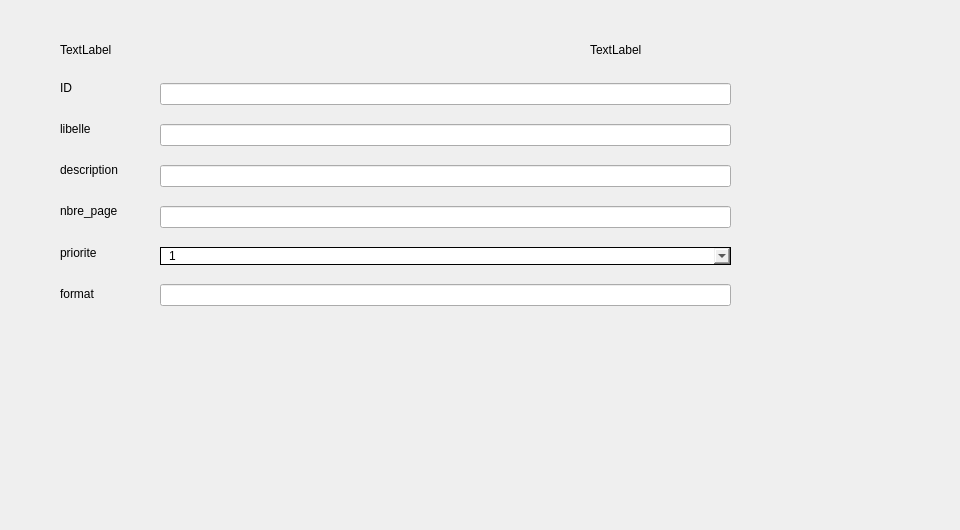
      <widget class="QWidget" name="tab">
       <attribute name="title">
        <string>ajouter article</string>
       </attribute>
       <widget class="QLabel" name="DigitalClock_3">
        <property name="geometry">
         <rect>
          <x>590</x>
          <y>40</y>
          <width>81</width>
          <height>20</height>
         </rect>
        </property>
        <property name="styleSheet">
         <string notr="true">color: rgb(0, 0, 0);</string>
        </property>
        <property name="text">
         <string>TextLabel</string>
        </property>
       </widget>
       <widget class="QPushButton" name="return_2">
        <property name="geometry">
         <rect>
          <x>690</x>
          <y>350</y>
          <width>91</width>
          <height>23</height>
         </rect>
        </property>
        <property name="styleSheet">
         <string notr="true">background-color: transparent;
background: none;
border: none;
background-repeat: none;
border-image: url(:/img_mus/return.png);</string>
        </property>
        <property name="text">
         <string/>
        </property>
       </widget>
       <widget class="QWidget" name="verticalLayoutWidget">
        <property name="geometry">
         <rect>
          <x>160</x>
          <y>70</y>
          <width>571</width>
          <height>251</height>
         </rect>
        </property>
        <layout class="QVBoxLayout" name="verticalLayout">
         <item>
          <widget class="QLineEdit" name="le_ID"/>
         </item>
         <item>
          <widget class="QLineEdit" name="le_libelle"/>
         </item>
         <item>
          <widget class="QLineEdit" name="la_description"/>
         </item>
         <item>
          <widget class="QLineEdit" name="le_nbredepage"/>
         </item>
         <item>
          <widget class="QComboBox" name="la_priorite">
           <property name="styleSheet">
            <string notr="true">QComboBox
{
 border-width: 1px;
border-style: solid;
border-color: black;
  border-radius: 10px;
padding:0 8;
}</string>
           </property>
           <item>
            <property name="text">
             <string>1</string>
            </property>
           </item>
           <item>
            <property name="text">
             <string>2</string>
            </property>
           </item>
           <item>
            <property name="text">
             <string>3</string>
            </property>
           </item>
           <item>
            <property name="text">
             <string>4</string>
            </property>
           </item>
           <item>
            <property name="text">
             <string>5</string>
            </property>
           </item>
          </widget>
         </item>
         <item>
          <widget class="QLineEdit" name="le_format"/>
         </item>
        </layout>
       </widget>
       <widget class="QWidget" name="verticalLayoutWidget_2">
        <property name="geometry">
         <rect>
          <x>60</x>
          <y>70</y>
          <width>160</width>
          <height>241</height>
         </rect>
        </property>
        <layout class="QVBoxLayout" name="verticalLayout_2">
         <item>
          <widget class="QLabel" name="label">
           <property name="text">
            <string>ID</string>
           </property>
          </widget>
         </item>
         <item>
          <widget class="QLabel" name="label_2">
           <property name="text">
            <string>libelle</string>
           </property>
          </widget>
         </item>
         <item>
          <widget class="QLabel" name="label_3">
           <property name="text">
            <string>description</string>
           </property>
          </widget>
         </item>
         <item>
          <widget class="QLabel" name="label_4">
           <property name="text">
            <string>nbre_page</string>
           </property>
          </widget>
         </item>
         <item>
          <widget class="QLabel" name="label_5">
           <property name="text">
            <string>priorite</string>
           </property>
          </widget>
         </item>
         <item>
          <widget class="QLabel" name="label_6">
           <property name="text">
            <string>format</string>
           </property>
          </widget>
         </item>
        </layout>
       </widget>
       <widget class="QPushButton" name="pb_ajouter">
        <property name="geometry">
         <rect>
          <x>340</x>
          <y>320</y>
          <width>181</width>
          <height>34</height>
         </rect>
        </property>
        <property name="styleSheet">
         <string notr="true">background-color: transparent;
background: none;
border: none;
background-repeat: none;
border-image: url(:/img_mus/add.png);</string>
        </property>
        <property name="text">
         <string/>
        </property>
       </widget>
       <widget class="QLabel" name="DigitalClock_4">
        <property name="geometry">
         <rect>
          <x>60</x>
          <y>40</y>
          <width>131</width>
          <height>20</height>
         </rect>
        </property>
        <property name="styleSheet">
         <string notr="true">color: rgb(0, 0, 0);</string>
        </property>
        <property name="text">
         <string>TextLabel</string>
        </property>
       </widget>
       <widget class="QLabel" name="label_21">
        <property name="geometry">
         <rect>
          <x>-40</x>
          <y>-100</y>
          <width>951</width>
          <height>521</height>
         </rect>
        </property>
        <property name="text">
         <string/>
        </property>
        <property name="pixmap">
         <pixmap resource="image.qrc">:/img_mus/12.png</pixmap>
        </property>
       </widget>
       <zorder>label_21</zorder>
       <zorder>DigitalClock_3</zorder>
       <zorder>return_2</zorder>
       <zorder>verticalLayoutWidget</zorder>
       <zorder>verticalLayoutWidget_2</zorder>
       <zorder>pb_ajouter</zorder>
       <zorder>DigitalClock_4</zorder>
      </widget>
